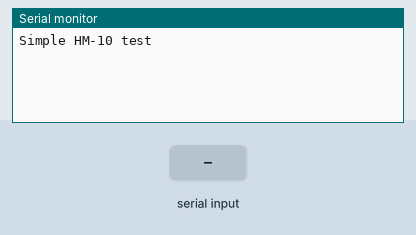
Recording of a sketch running on a simulated Arduino Uno, built with avr-gcc and run on an emulated ATmega328P. Shown: the last lines printed to the serial monitor. The test bench sets the inputs (shaded band).

Above: at 1.4 s.
1.5 s: "1" received over the second serial link
At 2.7 s:
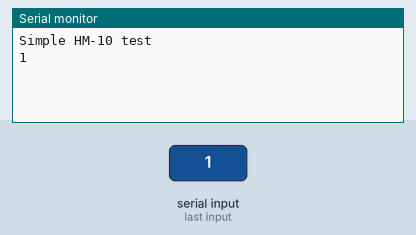
3.0 s: "0" received over the second serial link
At 3.8 s:
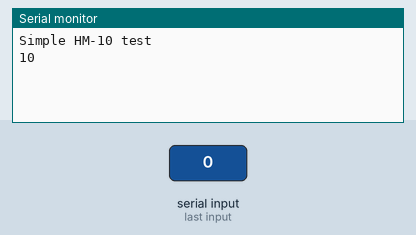

Measured:
- after the input at 1.5 s, the serial monitor: prints a new line at once (image 1)
- after the input at 3.0 s, the serial monitor: prints a new line at once (image 2)

The sketch:

set_right_HM_10.ino
```cpp
#define BAUD_RATE 9600
#include <SoftwareSerial.h>

SoftwareSerial BT(8, 7);

void setup() {
    delay(200);
    Serial.begin(BAUD_RATE);
    BT.begin(BAUD_RATE);
    Serial.println("Simple HM-10 test");
}

void loop() {
    if (BT.available()) {
        Serial.print(char(BT.read()));
    }

    if (Serial.available()) {
        BT.write(char(Serial.read()));
    }
}
```
